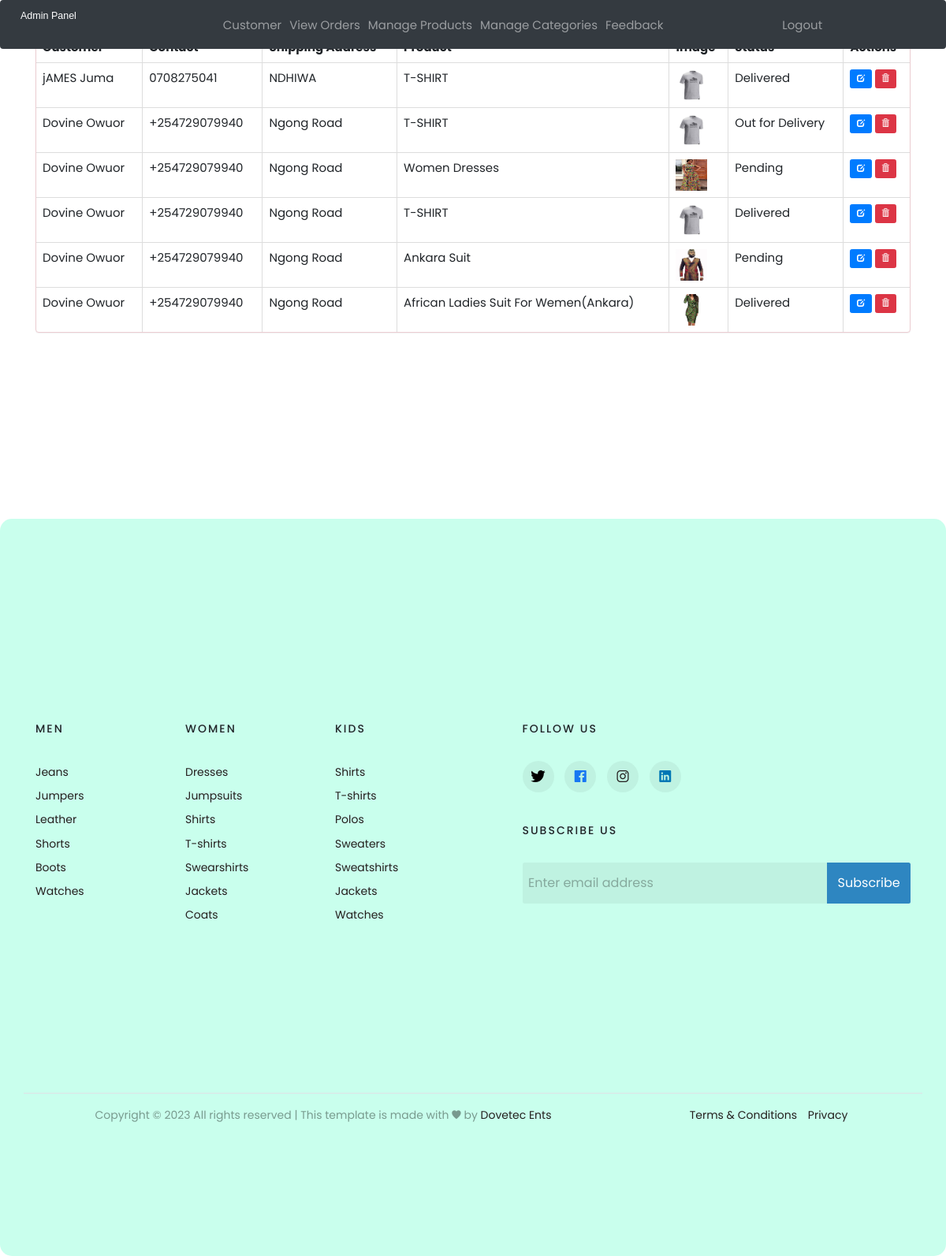
Page /admin-view-booking (signed in) on the committed database.
### ecom/models.py (models this page shows, shortened)
class Customer(models.Model):
    user=models.OneToOneField(User,on_delete=models.CASCADE)
    profile_pic= models.ImageField(upload_to='profile_pic/CustomerProfilePic/',null=True,blank=True)
    address = models.CharField(max_length=40)
    mobile = models.CharField(max_length=20,null=False)
    @property
    def get_name(self):
        return self.user.first_name+" "+self.user.last_name

class Orders(models.Model):
    STATUS =(
        ('Pending','Pending'),
        ('Order Confirmed','Order Confirmed'),
        ('Out for Delivery','Out for Delivery'),
        ('Delivered','Delivered'),
    )
    customer=models.ForeignKey('Customer', on_delete=models.CASCADE,null=True)
    product=models.ForeignKey('Product',on_delete=models.CASCADE,null=True)
    email = models.CharField(max_length=50,null=True)
    address = models.CharField(max_length=500,null=True)
    mobile = models.CharField(max_length=20,null=True)
    order_date= models.DateField(auto_now_add=True,null=True)
    status=models.CharField(max_length=50,null=True,choices=STATUS)

class Product(models.Model):
    name=models.CharField(max_length=40)
    product_image= models.ImageField(upload_to='product_image/',null=True,blank=True)
    price = models.PositiveIntegerField()
    description=models.CharField(max_length=40)

### ecom/views.py (the view)
# urls.py: path('admin-view-booking', views.admin_view_booking_view,name='admin-view-booking'),
@login_required(login_url='adminlogin')
def admin_view_booking_view(request):
    orders=models.Orders.objects.all()
    ordered_products=[]
    ordered_bys=[]
    for order in orders:
        ordered_product=models.Product.objects.all().filter(id=order.product.id)
        ordered_by=models.Customer.objects.all().filter(id = order.customer.id)
        ordered_products.append(ordered_product)
        ordered_bys.append(ordered_by)
    return render(request,'ecom/admin_view_booking.html',{'data':zip(ordered_products,ordered_bys,orders)})

### templates/ecom/admin_view_booking.html (shortened to what this page needs)
{% extends 'ecom/admin_base.html' %}
{% load static %}
{% block content %}
<head>
{% load static %}
  <link href="//netdna.bootstrapcdn.com/bootstrap/3.0.0/css/bootstrap.min.css" rel="stylesheet" id="bootstrap-css">
</head>
<div class="container">
  <div class="panel panel-danger">
    <div class="panel-heading">
      <h6 class="panel-title">Total Orders</h6>
    </div>
    <table class="table table-hover table-bordered" id="dev-table">
      <thead>
        <tr>
          <th>Customer</th>
          <th>Contact</th>
          <th>Shipping Address</th>
          <th>Product</th>
          <th>Image</th>
          <th>Status</th>
          <th>Actions</th>
        </tr>
      </thead>
      {% for product,customer,order in data %}
      <tr>
        {% for c in customer %}
        <td> {{c.get_name}}</td>
        <td>{{c.mobile}}</td>
        <td>{{order.address}}</td>
        {% endfor %}
        {% for p in product %}
        <td> {{p.name}}</td>
        <td> <img src="{% static p.product_image.url %}" alt="Profile Pic" height="40px" width="40px" /></td>
        <td>{{order.status}}</td>
        <td><a class="btn btn-primary btn-xs" href="{% url 'update-order' order.id  %}"><span
              class="glyphicon glyphicon-edit"></span></a>
          <a class="btn btn-danger btn-xs" href="{% url 'delete-order' order.id  %}"><span
              class="glyphicon glyphicon-trash"></span></a>
        </td>
        {% endfor %}
      </tr>
      {% endfor %}
    </table>
  </div>
</div>
{% endblock content %}

### templates/ecom/admin_base.html (style rules this page uses)
body { margin: 0; padding: 0; box-sizing: border-box; }

### templates/ecom/admin_view_booking.html (style rules this page uses)
a:link { text-decoration: none; }
h6 { text-align: center; }

### rows in the picture
Orders: address "NDHIWA", status "Delivered"
Customer: get_name "jAMES Juma", mobile "0708275041"
Product: name "T-SHIRT", product_image (picture)
Orders: address "Ngong Road", status "Out for Delivery"
Customer: get_name "Dovine Owuor", mobile "+254729079940"
Orders: address "Ngong Road", status "Pending"
Product: name "Women Dresses", product_image (picture)
Orders: address "Ngong Road", status "Delivered"
Orders: address "Ngong Road", status "Pending"
Product: name "Ankara Suit", product_image (picture)
Orders: address "Ngong Road", status "Delivered"
Product: name "African Ladies Suit For Wemen(Ankara)", product_image (picture)
